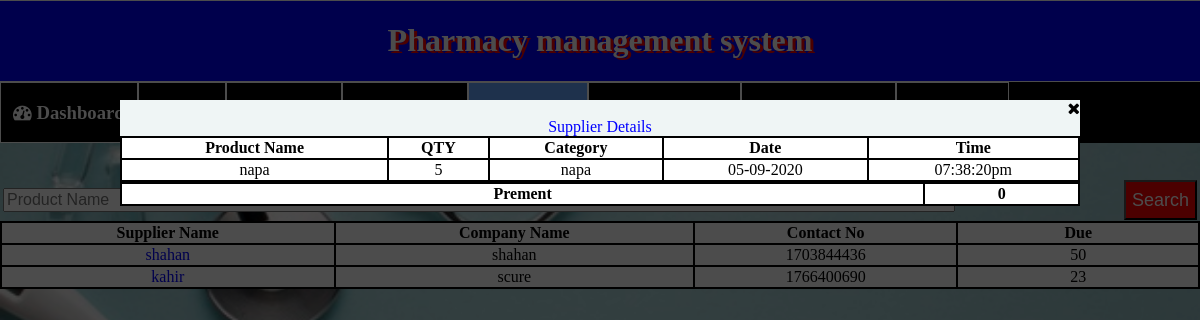
Screenshot of /Supplier.php?id=1703844436 with the database file from the repository.
### tables this page shows
CREATE TABLE `per_supplier` (
  `Sphone` varchar(50) NOT NULL,
  `product_name` varchar(50) NOT NULL,
  `qty` bigint(20) NOT NULL,
  `category` varchar(20) NOT NULL,
  `date` varchar(20) NOT NULL,
  `time` varchar(20) NOT NULL,
  `generic_name` varchar(50) NOT NULL,
  `expire_date` varchar(50) NOT NULL,
  `original_price` varchar(20) NOT NULL,
  `selling_price` varchar(20) NOT NULL
);

CREATE TABLE `supplier` (
  `supplier_name` varchar(50) NOT NULL,
  `supplier_phone` bigint(20) NOT NULL,
  `company_name` varchar(50) NOT NULL,
  `due` bigint(20) NOT NULL,
  `last_prement` bigint(20) NOT NULL
);

### Supplier.php (the view, shortened to what this page needs)
<!DOCTYPE html>
<html>
	<head>
		<link rel="stylesheet"  href="mystylesheet.css">
		<link rel="stylesheet" href="https://cdnjs.cloudflare.com/ajax/libs/font-awesome/4.7.0/css/font-awesome.min.css">
	</head>
	<body>
		<div class="full-height">
			<div id="supplier_popup" class="popup_supplier_main_div">
				<div  class="popup_supplier_div">
					<i id="close_color" style="float:right; cursor:pointer;" class="fa fa-close" onClick="supplier(2)" onmouseenter="mouseEnter(this)"onmouseleave="mouseLeave(this)"></i><br>
					<table>
						<caption style="color:blue;">Supplier Details </caption>
					<tr>
						<th>Product Name</th>
						<th>QTY</th>
						<th>Category</th>
						<th>Date</th>
						<th>Time</th>
					</tr>
					<?php
					include("database connection/ctn.php");
					$find=$_GET['id'];
					$sql3="select * from per_supplier";
					$result = mysqli_query($conn,$sql3);
						while($array=mysqli_fetch_array($result))
						{
							if($find==$array['Sphone'])
							{
							?>
								<tr>
									<td><?php echo $array['product_name'];?></a></td>
									<td><?php echo $array['qty']; ?></td>
									<td><?php echo $array['category']; ?></td>
									<td><?php echo $array['date']; ?></td>
									<td><?php echo $array['time']; ?></td>
								</tr>
							<?php
							}
						}
					?>
				</table>
				<table>
					<tr>
						<th colspan="2">Prement</th>
						<th colspan="2">
							<?php
								$sql9="select * from supplier where supplier_phone=".$find;
								$result2 = mysqli_query($conn,$sql9);
								$array2 = mysqli_fetch_array($result2);
								echo $array2['last_prement'];
							?>
						</th>
				</table>
				</div>
			</div>
			<div class="head" style="min-width:350px;">
				<h1 class="title_edit">Pharmacy management system</h1>
			</div>
			<div class="menu" style="min-width:350px;">
				<a href="dashboard.php" target=""><h3><i class="fa fa-dashboard text-green"></i> Dashboard </h3></a>
				<a href="sales.php" target=""><h3> <i class="fa fa-shopping-cart text-primary Sales"></i> Sales </h3></a>
				<a href="Product.php" target=""><h3><i class="fa fa-shopping-basket text-primary"></i> Product </h3>
				<a href="Customer.php" target=""><h3><i class="fa fa-user-o text-primary"></i> Customer </h3></a>
				<a href="Supplier.php" target="" style="background:#66a3ff;"><h3><i class="fa fa-users text-primary"></i> Supplier</h3></a>
				<a href="Sales_report.php" target=""><h3><i class="fa fa-bar-chart-o text-primary"></i> Sales Report</h3></a>
				<a href="Stock_report.php" target=""><h3><i class="fa fa-cubes"></i> Stock report</h3></a>
				<a href="index.php" target=""><h3><i class="fa fa-power-off"></i> Log Out</h3></a>
			</div>
			<div class="main_div_supplier">
				<table>
					<caption style="font-size:30px; color:white;text-shadow: 3px 0px black;">
					</caption>
					<tr>
						<th colspan="3" style="border:2px solid transparent; background:transparent; border-bottom:2px solid black;">
						</th>
						<th style="border:2px solid transparent; background:transparent; border-bottom:2px solid black;"><input type="submit" value="Search">
						</th>
					</tr>
					<tr>
						<th>Supplier Name</th>
						<th>Company Name</th>
						<th>Contact No</th>
						<th>Due</th>
					</tr>
					<?php
					include("database connection/ctn.php");
					$sql="select * from supplier";
					$result = mysqli_query($conn,$sql);
					while($array=mysqli_fetch_array($result))
					{
					?>
						<tr>
							<td> <a href="Supplier.php?id=<?php echo $array['supplier_phone']; ?>" target="" style="background:white;color:blue;" onClick="supplier(1)"> <?php echo $array['supplier_name']; ?></a></td>
							<td><?php echo $array['company_name']; ?></td>
							<td><?php echo $array['supplier_phone']; ?></td>
							<td><?php echo $array['due']; ?></td>
						</tr>
					<?php
					}
					?>
				</table>
			</div>
		</div>
	</body>
</html>

### mystylesheet.css (style rules this page uses)
html, body { height: 100%; margin: 0; }
.full-height { height: 100%; }
a:link, a:visited { background-color: black; color: white; text-align: center; text-decoration: none; }
.head { width:100%; height:auto; border-top:1px solid white; border-bottom:1px solid white; background:blue; color: white; min-width:200px; }
.menu { width:100%; height:auto; background:black; color: white; float:left; min-width:200px; }
.menu a { float:left; border:0px solid black; padding-left:1%; padding-right:1%; border:1px solid white; display:inline; }
.title_edit { text-shadow: 3px 2px red; text-align:center; }
h3 { text-align:center; }
table,th,td { border:2px solid black; border-collapse:collapse; }
th,td { text-align: center; background-color:white; }
table { width:100%; }
input[type="submit"] { outline: none; height: 40px; background:red; color:white; font-size: 18px; float:right; }
.main_div_supplier { width:100%; height:auto;min-height:500px; float:left; }
.popup_supplier_main_div { width:100%;height:100%;display:block;background:red;z-index:1;position:fixed;background: rgba(0, 0, 0,.7); }
.popup_supplier_div { width:80%;height:auto;display:block;background:#eff5f5;z-index:1; text-align:centen; margin:100px auto;min-width:230px;overflow: scroll; }

### Supplier.php (style rules this page uses)
html, body { background-image: url("image\\supplier.jpg"); background-size: cover; }

### rows the page displays
per_supplier: product_name "napa", qty "5", category "napa", date "05-09-2020", time "07:38:20pm"
supplier: last_prement "0", supplier_name "shahan", company_name "shahan", supplier_phone "1703844436", due "50"
supplier: supplier_name "kahir", company_name "scure", supplier_phone "1766400690", due "23"
